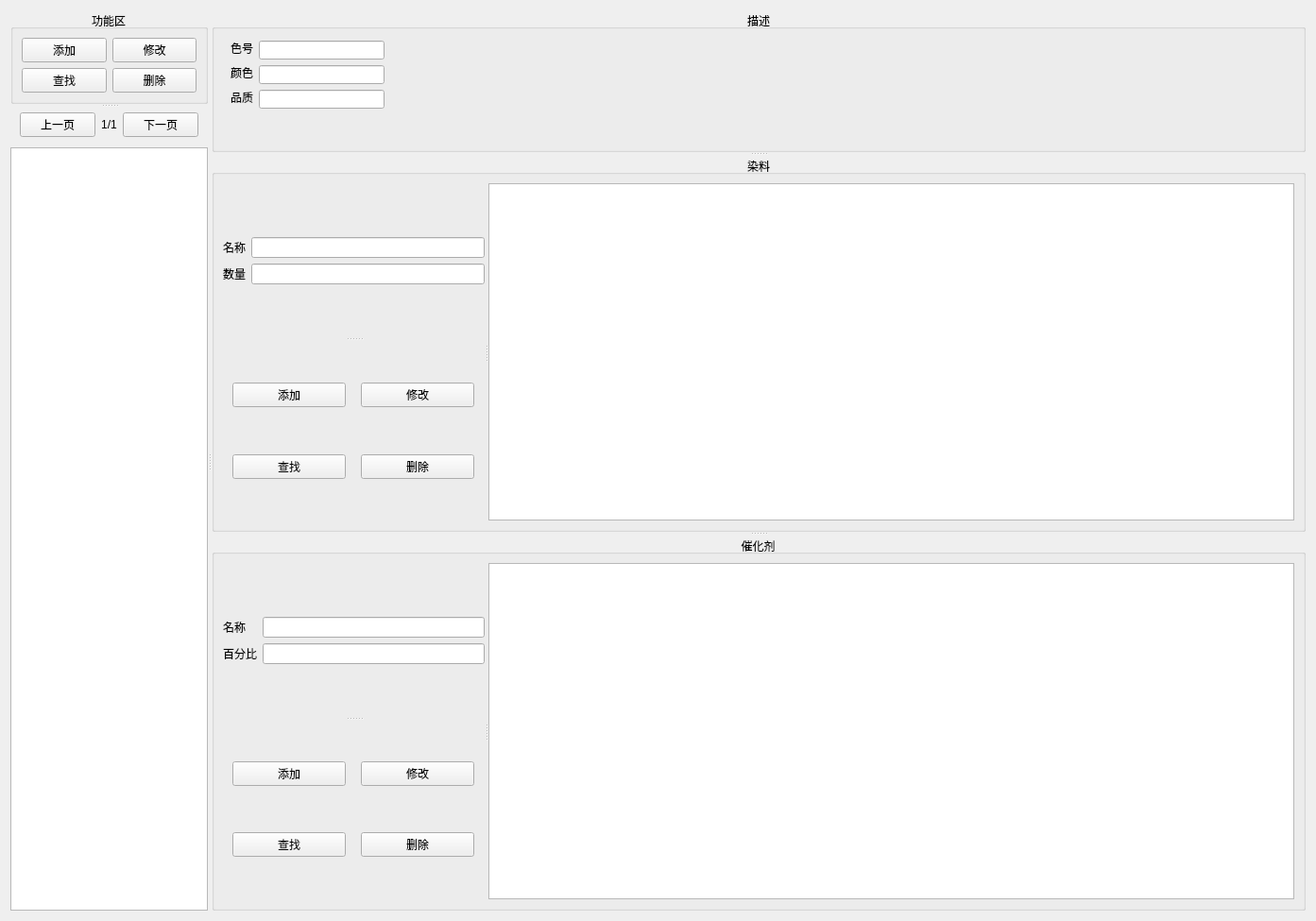
<?xml version="1.0" encoding="UTF-8"?>
<ui version="4.0">
 <class>Formula</class>
 <widget class="QWidget" name="Formula">
  <property name="geometry">
   <rect>
    <x>0</x>
    <y>0</y>
    <width>1393</width>
    <height>975</height>
   </rect>
  </property>
  <property name="windowTitle">
   <string>Form</string>
  </property>
  <layout class="QHBoxLayout" name="horizontalLayout">
   <item>
    <widget class="QSplitter" name="splitter">
     <property name="orientation">
      <enum>Qt::Horizontal</enum>
     </property>
     <widget class="QWidget" name="widget" native="true">
      <property name="sizePolicy">
       <sizepolicy hsizetype="Preferred" vsizetype="Preferred">
        <horstretch>1</horstretch>
        <verstretch>0</verstretch>
       </sizepolicy>
      </property>
      <layout class="QVBoxLayout" name="verticalLayout">
       <item>
        <widget class="QSplitter" name="splitter_2">
         <property name="orientation">
          <enum>Qt::Vertical</enum>
         </property>
         <widget class="QGroupBox" name="groupBox_3">
          <property name="sizePolicy">
           <sizepolicy hsizetype="Preferred" vsizetype="Preferred">
            <horstretch>0</horstretch>
            <verstretch>1</verstretch>
           </sizepolicy>
          </property>
          <property name="maximumSize">
           <size>
            <width>16777215</width>
            <height>300</height>
           </size>
          </property>
          <property name="title">
           <string>功能区</string>
          </property>
          <property name="alignment">
           <set>Qt::AlignCenter</set>
          </property>
          <layout class="QVBoxLayout" name="verticalLayout_2">
           <item>
            <layout class="QGridLayout" name="gridLayout">
             <item row="0" column="1">
              <widget class="QPushButton" name="pushButtonFormulaEdit">
               <property name="maximumSize">
                <size>
                 <width>120</width>
                 <height>16777215</height>
                </size>
               </property>
               <property name="text">
                <string>修改</string>
               </property>
              </widget>
             </item>
             <item row="1" column="0">
              <widget class="QPushButton" name="pushButtonFormulaSearch">
               <property name="text">
                <string>查找</string>
               </property>
              </widget>
             </item>
             <item row="0" column="0">
              <widget class="QPushButton" name="pushButtonFormulaAdd">
               <property name="maximumSize">
                <size>
                 <width>120</width>
                 <height>16777215</height>
                </size>
               </property>
               <property name="text">
                <string>添加</string>
               </property>
              </widget>
             </item>
             <item row="1" column="1">
              <widget class="QPushButton" name="pushButtonFormulaDel">
               <property name="text">
                <string>删除</string>
               </property>
              </widget>
             </item>
            </layout>
           </item>
          </layout>
         </widget>
         <widget class="QWidget" name="widget_7" native="true">
          <property name="sizePolicy">
           <sizepolicy hsizetype="Preferred" vsizetype="Preferred">
            <horstretch>0</horstretch>
            <verstretch>5</verstretch>
           </sizepolicy>
          </property>
          <layout class="QVBoxLayout" name="verticalLayout_7">
           <item>
            <layout class="QVBoxLayout" name="verticalLayout_6">
             <item>
              <layout class="QGridLayout" name="gridLayout_4" rowminimumheight="0">
               <property name="leftMargin">
                <number>10</number>
               </property>
               <property name="topMargin">
                <number>5</number>
               </property>
               <property name="rightMargin">
                <number>10</number>
               </property>
               <property name="bottomMargin">
                <number>5</number>
               </property>
               <property name="verticalSpacing">
                <number>4</number>
               </property>
               <item row="0" column="0">
                <widget class="QPushButton" name="pushButtonPrePage">
                 <property name="maximumSize">
                  <size>
                   <width>150</width>
                   <height>16777215</height>
                  </size>
                 </property>
                 <property name="text">
                  <string>上一页</string>
                 </property>
                </widget>
               </item>
               <item row="0" column="1">
                <widget class="QLabel" name="labelPage">
                 <property name="maximumSize">
                  <size>
                   <width>150</width>
                   <height>16777215</height>
                  </size>
                 </property>
                 <property name="text">
                  <string>1/1</string>
                 </property>
                 <property name="alignment">
                  <set>Qt::AlignCenter</set>
                 </property>
                </widget>
               </item>
               <item row="0" column="2">
                <widget class="QPushButton" name="pushButtonNextPage">
                 <property name="maximumSize">
                  <size>
                   <width>150</width>
                   <height>16777215</height>
                  </size>
                 </property>
                 <property name="text">
                  <string>下一页</string>
                 </property>
                </widget>
               </item>
              </layout>
             </item>
             <item>
              <widget class="QListView" name="listViewFormula">
               <property name="sizePolicy">
                <sizepolicy hsizetype="Expanding" vsizetype="Expanding">
                 <horstretch>0</horstretch>
                 <verstretch>5</verstretch>
                </sizepolicy>
               </property>
              </widget>
             </item>
            </layout>
           </item>
          </layout>
         </widget>
        </widget>
       </item>
      </layout>
     </widget>
     <widget class="QWidget" name="widget_2" native="true">
      <property name="sizePolicy">
       <sizepolicy hsizetype="Expanding" vsizetype="Preferred">
        <horstretch>4</horstretch>
        <verstretch>0</verstretch>
       </sizepolicy>
      </property>
      <layout class="QVBoxLayout" name="verticalLayout_3">
       <item>
        <widget class="QSplitter" name="splitter_3">
         <property name="orientation">
          <enum>Qt::Vertical</enum>
         </property>
         <widget class="QGroupBox" name="groupBox">
          <property name="sizePolicy">
           <sizepolicy hsizetype="Preferred" vsizetype="Preferred">
            <horstretch>0</horstretch>
            <verstretch>1</verstretch>
           </sizepolicy>
          </property>
          <property name="minimumSize">
           <size>
            <width>0</width>
            <height>150</height>
           </size>
          </property>
          <property name="title">
           <string>描述</string>
          </property>
          <property name="alignment">
           <set>Qt::AlignCenter</set>
          </property>
          <widget class="QLineEdit" name="lineEditColorNo">
           <property name="geometry">
            <rect>
             <x>50</x>
             <y>32</y>
             <width>133</width>
             <height>20</height>
            </rect>
           </property>
          </widget>
          <widget class="QLabel" name="label_3">
           <property name="geometry">
            <rect>
             <x>20</x>
             <y>58</y>
             <width>24</width>
             <height>16</height>
            </rect>
           </property>
           <property name="text">
            <string>颜色</string>
           </property>
          </widget>
          <widget class="QLineEdit" name="lineEditColorName">
           <property name="geometry">
            <rect>
             <x>50</x>
             <y>58</y>
             <width>133</width>
             <height>20</height>
            </rect>
           </property>
          </widget>
          <widget class="QLineEdit" name="lineEditQuality">
           <property name="geometry">
            <rect>
             <x>50</x>
             <y>84</y>
             <width>133</width>
             <height>20</height>
            </rect>
           </property>
          </widget>
          <widget class="QLabel" name="label_2">
           <property name="geometry">
            <rect>
             <x>20</x>
             <y>84</y>
             <width>24</width>
             <height>16</height>
            </rect>
           </property>
           <property name="text">
            <string>品质</string>
           </property>
          </widget>
          <widget class="QLabel" name="label">
           <property name="geometry">
            <rect>
             <x>20</x>
             <y>32</y>
             <width>24</width>
             <height>16</height>
            </rect>
           </property>
           <property name="text">
            <string>色号</string>
           </property>
          </widget>
         </widget>
         <widget class="QGroupBox" name="groupBox_2">
          <property name="sizePolicy">
           <sizepolicy hsizetype="Preferred" vsizetype="Preferred">
            <horstretch>0</horstretch>
            <verstretch>3</verstretch>
           </sizepolicy>
          </property>
          <property name="title">
           <string>染料</string>
          </property>
          <property name="alignment">
           <set>Qt::AlignCenter</set>
          </property>
          <layout class="QHBoxLayout" name="horizontalLayout_2">
           <item>
            <widget class="QSplitter" name="splitter_4">
             <property name="orientation">
              <enum>Qt::Horizontal</enum>
             </property>
             <widget class="QWidget" name="widget_3" native="true">
              <property name="sizePolicy">
               <sizepolicy hsizetype="Preferred" vsizetype="Preferred">
                <horstretch>1</horstretch>
                <verstretch>0</verstretch>
               </sizepolicy>
              </property>
              <layout class="QVBoxLayout" name="verticalLayout_4">
               <item>
                <widget class="QSplitter" name="splitter_5">
                 <property name="orientation">
                  <enum>Qt::Vertical</enum>
                 </property>
                 <widget class="QWidget" name="widget_4" native="true">
                  <layout class="QHBoxLayout" name="horizontalLayout_3">
                   <item>
                    <layout class="QFormLayout" name="formLayout">
                     <property name="formAlignment">
                      <set>Qt::AlignCenter</set>
                     </property>
                     <item row="0" column="0">
                      <widget class="QLabel" name="label_4">
                       <property name="text">
                        <string>名称</string>
                       </property>
                      </widget>
                     </item>
                     <item row="0" column="1">
                      <widget class="QLineEdit" name="lineEditDyeName"/>
                     </item>
                     <item row="1" column="0">
                      <widget class="QLabel" name="label_5">
                       <property name="text">
                        <string>数量</string>
                       </property>
                      </widget>
                     </item>
                     <item row="1" column="1">
                      <widget class="QLineEdit" name="lineEditDyeNum"/>
                     </item>
                    </layout>
                   </item>
                  </layout>
                 </widget>
                 <widget class="QWidget" name="layoutWidget">
                  <layout class="QGridLayout" name="gridLayout_2">
                   <item row="0" column="0">
                    <widget class="QPushButton" name="pushButtonDyeAdd">
                     <property name="maximumSize">
                      <size>
                       <width>120</width>
                       <height>16777215</height>
                      </size>
                     </property>
                     <property name="text">
                      <string>添加</string>
                     </property>
                    </widget>
                   </item>
                   <item row="0" column="1">
                    <widget class="QPushButton" name="pushButtonDyeEdit">
                     <property name="maximumSize">
                      <size>
                       <width>120</width>
                       <height>16777215</height>
                      </size>
                     </property>
                     <property name="text">
                      <string>修改</string>
                     </property>
                    </widget>
                   </item>
                   <item row="1" column="0">
                    <widget class="QPushButton" name="pushButtonDyeSearch">
                     <property name="text">
                      <string>查找</string>
                     </property>
                    </widget>
                   </item>
                   <item row="1" column="1">
                    <widget class="QPushButton" name="pushButtonDyeDel">
                     <property name="text">
                      <string>删除</string>
                     </property>
                    </widget>
                   </item>
                  </layout>
                 </widget>
                </widget>
               </item>
              </layout>
             </widget>
             <widget class="QTableView" name="tableViewDye">
              <property name="sizePolicy">
               <sizepolicy hsizetype="Expanding" vsizetype="Expanding">
                <horstretch>2</horstretch>
                <verstretch>0</verstretch>
               </sizepolicy>
              </property>
              <property name="editTriggers">
               <set>QAbstractItemView::NoEditTriggers</set>
              </property>
              <property name="selectionBehavior">
               <enum>QAbstractItemView::SelectRows</enum>
              </property>
             </widget>
            </widget>
           </item>
          </layout>
         </widget>
         <widget class="QGroupBox" name="groupBox_4">
          <property name="sizePolicy">
           <sizepolicy hsizetype="Preferred" vsizetype="Preferred">
            <horstretch>0</horstretch>
            <verstretch>3</verstretch>
           </sizepolicy>
          </property>
          <property name="title">
           <string>催化剂</string>
          </property>
          <property name="alignment">
           <set>Qt::AlignCenter</set>
          </property>
          <layout class="QHBoxLayout" name="horizontalLayout_5">
           <item>
            <widget class="QSplitter" name="splitter_6">
             <property name="orientation">
              <enum>Qt::Horizontal</enum>
             </property>
             <widget class="QWidget" name="widget_5" native="true">
              <property name="sizePolicy">
               <sizepolicy hsizetype="Preferred" vsizetype="Preferred">
                <horstretch>1</horstretch>
                <verstretch>0</verstretch>
               </sizepolicy>
              </property>
              <layout class="QVBoxLayout" name="verticalLayout_5">
               <item>
                <widget class="QSplitter" name="splitter_7">
                 <property name="orientation">
                  <enum>Qt::Vertical</enum>
                 </property>
                 <widget class="QWidget" name="widget_6" native="true">
                  <layout class="QHBoxLayout" name="horizontalLayout_4">
                   <item>
                    <layout class="QFormLayout" name="formLayout_2">
                     <property name="formAlignment">
                      <set>Qt::AlignCenter</set>
                     </property>
                     <item row="0" column="0">
                      <widget class="QLabel" name="label_6">
                       <property name="text">
                        <string>名称</string>
                       </property>
                      </widget>
                     </item>
                     <item row="0" column="1">
                      <widget class="QLineEdit" name="lineEditCatalyzerName"/>
                     </item>
                     <item row="1" column="0">
                      <widget class="QLabel" name="label_7">
                       <property name="text">
                        <string>百分比</string>
                       </property>
                      </widget>
                     </item>
                     <item row="1" column="1">
                      <widget class="QLineEdit" name="lineEditCatalyzerNum"/>
                     </item>
                    </layout>
                   </item>
                  </layout>
                 </widget>
                 <widget class="QWidget" name="layoutWidget">
                  <layout class="QGridLayout" name="gridLayout_3">
                   <item row="0" column="0">
                    <widget class="QPushButton" name="pushButtonCatalyzerAdd">
                     <property name="maximumSize">
                      <size>
                       <width>120</width>
                       <height>16777215</height>
                      </size>
                     </property>
                     <property name="text">
                      <string>添加</string>
                     </property>
                    </widget>
                   </item>
                   <item row="0" column="1">
                    <widget class="QPushButton" name="pushButtonCatalyzerEdit">
                     <property name="maximumSize">
                      <size>
                       <width>120</width>
                       <height>16777215</height>
                      </size>
                     </property>
                     <property name="text">
                      <string>修改</string>
                     </property>
                    </widget>
                   </item>
                   <item row="1" column="0">
                    <widget class="QPushButton" name="pushButtonCatalyzerSearch">
                     <property name="text">
                      <string>查找</string>
                     </property>
                    </widget>
                   </item>
                   <item row="1" column="1">
                    <widget class="QPushButton" name="pushButtonCatalyzerDel">
                     <property name="text">
                      <string>删除</string>
                     </property>
                    </widget>
                   </item>
                  </layout>
                 </widget>
                </widget>
               </item>
              </layout>
             </widget>
             <widget class="QTableView" name="tableViewCatalyzer">
              <property name="sizePolicy">
               <sizepolicy hsizetype="Expanding" vsizetype="Expanding">
                <horstretch>2</horstretch>
                <verstretch>0</verstretch>
               </sizepolicy>
              </property>
              <property name="editTriggers">
               <set>QAbstractItemView::NoEditTriggers</set>
              </property>
              <property name="selectionBehavior">
               <enum>QAbstractItemView::SelectRows</enum>
              </property>
             </widget>
            </widget>
           </item>
          </layout>
         </widget>
        </widget>
       </item>
      </layout>
     </widget>
    </widget>
   </item>
  </layout>
 </widget>
 <resources/>
 <connections/>
</ui>
